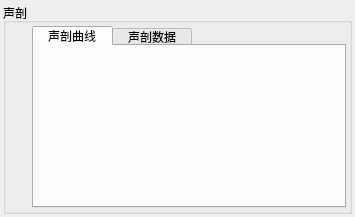
<?xml version="1.0" encoding="UTF-8"?>
<ui version="4.0">
 <class>groupSoundPro</class>
 <widget class="QWidget" name="groupSoundPro">
  <property name="geometry">
   <rect>
    <x>0</x>
    <y>0</y>
    <width>355</width>
    <height>217</height>
   </rect>
  </property>
  <property name="sizePolicy">
   <sizepolicy hsizetype="Expanding" vsizetype="Expanding">
    <horstretch>0</horstretch>
    <verstretch>0</verstretch>
   </sizepolicy>
  </property>
  <property name="windowTitle">
   <string>Form</string>
  </property>
  <layout class="QHBoxLayout" name="horizontalLayout_2">
   <property name="spacing">
    <number>3</number>
   </property>
   <property name="leftMargin">
    <number>3</number>
   </property>
   <property name="topMargin">
    <number>3</number>
   </property>
   <property name="rightMargin">
    <number>3</number>
   </property>
   <property name="bottomMargin">
    <number>3</number>
   </property>
   <item>
    <widget class="QGroupBox" name="pgrpEnv">
     <property name="sizePolicy">
      <sizepolicy hsizetype="Expanding" vsizetype="Expanding">
       <horstretch>0</horstretch>
       <verstretch>0</verstretch>
      </sizepolicy>
     </property>
     <property name="minimumSize">
      <size>
       <width>0</width>
       <height>0</height>
      </size>
     </property>
     <property name="maximumSize">
      <size>
       <width>16777215</width>
       <height>16777215</height>
      </size>
     </property>
     <property name="baseSize">
      <size>
       <width>0</width>
       <height>11</height>
      </size>
     </property>
     <property name="title">
      <string>声剖</string>
     </property>
     <layout class="QHBoxLayout" name="horizontalLayout_4" stretch="0,1">
      <property name="spacing">
       <number>3</number>
      </property>
      <property name="leftMargin">
       <number>3</number>
      </property>
      <property name="topMargin">
       <number>3</number>
      </property>
      <property name="rightMargin">
       <number>3</number>
      </property>
      <property name="bottomMargin">
       <number>3</number>
      </property>
      <item>
       <layout class="QVBoxLayout" name="verticalLayout">
        <property name="spacing">
         <number>3</number>
        </property>
        <item>
         <widget class="groupComboBox" name="pcmDataFrom" native="true">
          <property name="sizePolicy">
           <sizepolicy hsizetype="Expanding" vsizetype="Preferred">
            <horstretch>0</horstretch>
            <verstretch>0</verstretch>
           </sizepolicy>
          </property>
          <property name="minimumSize">
           <size>
            <width>0</width>
            <height>0</height>
           </size>
          </property>
          <property name="maximumSize">
           <size>
            <width>16777215</width>
            <height>16777215</height>
           </size>
          </property>
         </widget>
        </item>
        <item>
         <widget class="groupComboBox" name="pcmSndProType" native="true">
          <property name="sizePolicy">
           <sizepolicy hsizetype="Expanding" vsizetype="Preferred">
            <horstretch>0</horstretch>
            <verstretch>0</verstretch>
           </sizepolicy>
          </property>
          <property name="minimumSize">
           <size>
            <width>0</width>
            <height>0</height>
           </size>
          </property>
          <property name="maximumSize">
           <size>
            <width>16777215</width>
            <height>16777215</height>
           </size>
          </property>
         </widget>
        </item>
        <item>
         <widget class="groupComboBox" name="pcmSndProNum" native="true">
          <property name="sizePolicy">
           <sizepolicy hsizetype="Expanding" vsizetype="Preferred">
            <horstretch>0</horstretch>
            <verstretch>0</verstretch>
           </sizepolicy>
          </property>
          <property name="minimumSize">
           <size>
            <width>0</width>
            <height>0</height>
           </size>
          </property>
         </widget>
        </item>
        <item>
         <widget class="groupComboBox" name="pcmShowView" native="true"/>
        </item>
        <item>
         <spacer name="verticalSpacer">
          <property name="orientation">
           <enum>Qt::Vertical</enum>
          </property>
          <property name="sizeHint" stdset="0">
           <size>
            <width>20</width>
            <height>40</height>
           </size>
          </property>
         </spacer>
        </item>
       </layout>
      </item>
      <item>
       <widget class="QTabWidget" name="tabWidget_4">
        <property name="sizePolicy">
         <sizepolicy hsizetype="Expanding" vsizetype="Expanding">
          <horstretch>0</horstretch>
          <verstretch>0</verstretch>
         </sizepolicy>
        </property>
        <property name="styleSheet">
         <string notr="true">QTabBar::tab{width:80;height:20}</string>
        </property>
        <property name="currentIndex">
         <number>0</number>
        </property>
        <widget class="QChartView" name="pchartSoundPro">
         <property name="sizePolicy">
          <sizepolicy hsizetype="Expanding" vsizetype="Expanding">
           <horstretch>0</horstretch>
           <verstretch>0</verstretch>
          </sizepolicy>
         </property>
         <attribute name="title">
          <string>声剖曲线</string>
         </attribute>
         <layout class="QHBoxLayout" name="horizontalLayout_6">
          <property name="spacing">
           <number>0</number>
          </property>
          <property name="leftMargin">
           <number>0</number>
          </property>
          <property name="topMargin">
           <number>0</number>
          </property>
          <property name="rightMargin">
           <number>0</number>
          </property>
          <property name="bottomMargin">
           <number>0</number>
          </property>
         </layout>
        </widget>
        <widget class="QWidget" name="tab_3">
         <property name="sizePolicy">
          <sizepolicy hsizetype="Expanding" vsizetype="Expanding">
           <horstretch>0</horstretch>
           <verstretch>0</verstretch>
          </sizepolicy>
         </property>
         <attribute name="title">
          <string>声剖数据</string>
         </attribute>
         <layout class="QHBoxLayout" name="horizontalLayout_9">
          <property name="spacing">
           <number>0</number>
          </property>
          <property name="leftMargin">
           <number>0</number>
          </property>
          <property name="topMargin">
           <number>0</number>
          </property>
          <property name="rightMargin">
           <number>0</number>
          </property>
          <property name="bottomMargin">
           <number>0</number>
          </property>
          <item>
           <widget class="QGroupBox" name="groupBox_6">
            <property name="sizePolicy">
             <sizepolicy hsizetype="Expanding" vsizetype="Expanding">
              <horstretch>0</horstretch>
              <verstretch>0</verstretch>
             </sizepolicy>
            </property>
            <property name="title">
             <string/>
            </property>
            <layout class="QHBoxLayout" name="horizontalLayout_3">
             <property name="spacing">
              <number>0</number>
             </property>
             <property name="leftMargin">
              <number>0</number>
             </property>
             <property name="topMargin">
              <number>0</number>
             </property>
             <property name="rightMargin">
              <number>0</number>
             </property>
             <property name="bottomMargin">
              <number>0</number>
             </property>
             <item>
              <widget class="QTableView" name="ptableViewpchartSoundPro"/>
             </item>
            </layout>
           </widget>
          </item>
         </layout>
        </widget>
       </widget>
      </item>
     </layout>
    </widget>
   </item>
  </layout>
 </widget>
 <customwidgets>
  <customwidget>
   <class>groupComboBox</class>
   <extends>QWidget</extends>
   <header location="global">GroupUi/groupComboBox/groupcombobox.h</header>
   <container>1</container>
  </customwidget>
  <customwidget>
   <class>QChartView</class>
   <extends>QWidget</extends>
   <header location="global">qchartview.h</header>
   <container>1</container>
  </customwidget>
 </customwidgets>
 <resources/>
 <connections/>
</ui>
